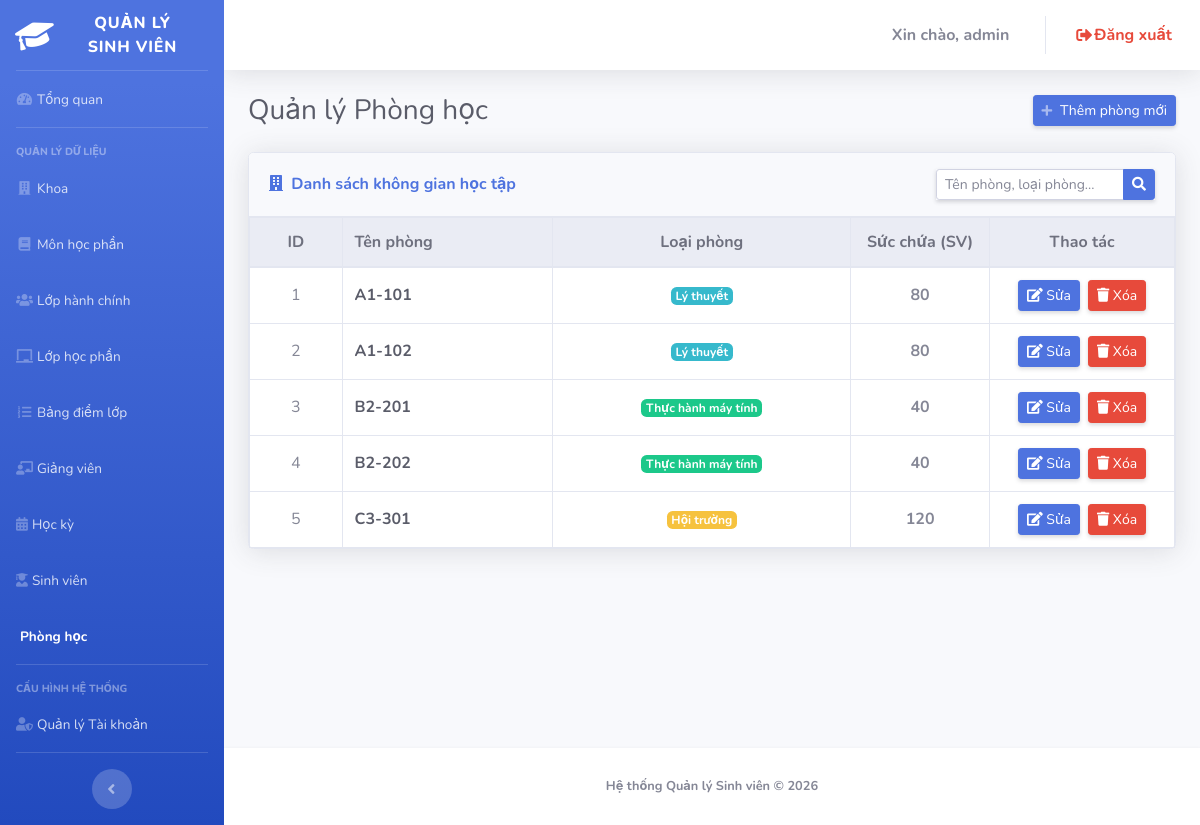
Page /admin/index.php?page=rooms (signed in) on the earlier database version.
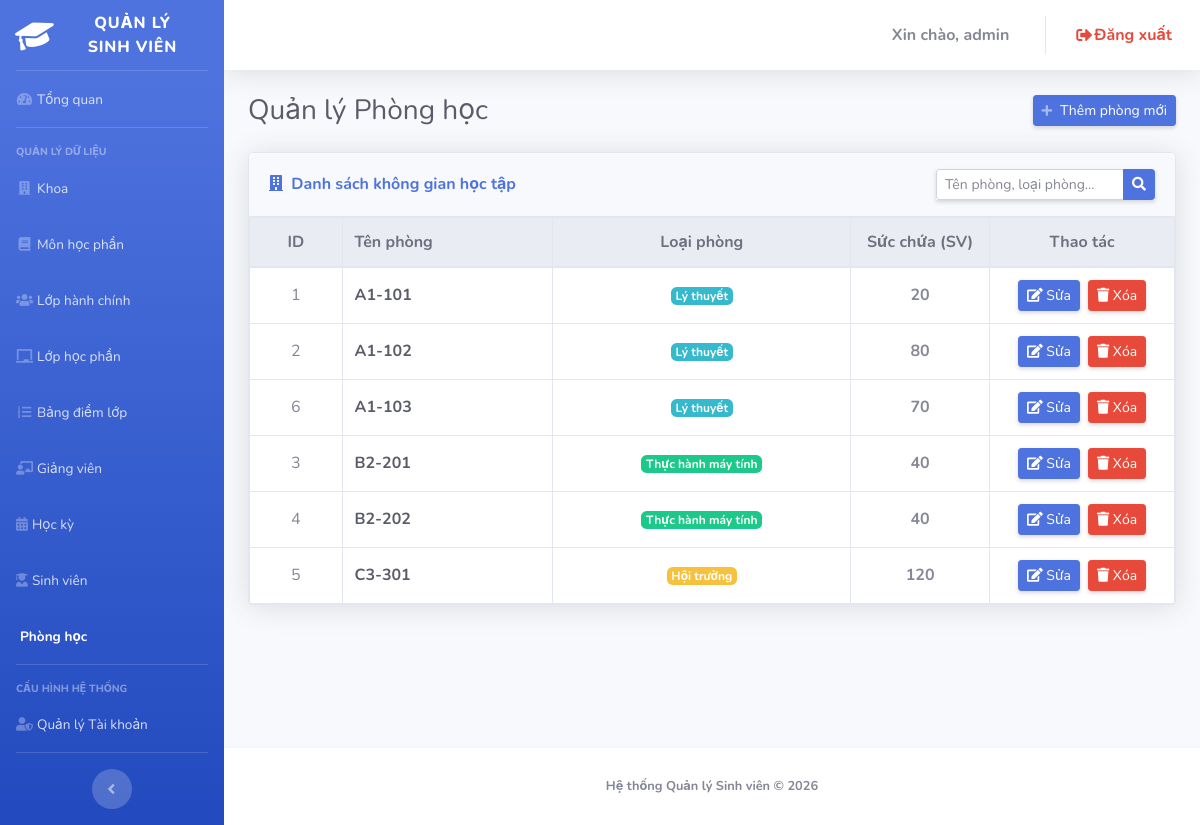
Same page on the later database version.
### tables this page shows
CREATE TABLE
  `rooms` (
    `room_id` int (11) NOT NULL,
    `room_name` varchar(50) NOT NULL,
    `capacity` int (11) NOT NULL DEFAULT 50,
    `room_type` varchar(50) DEFAULT 'Lý thuyết'
  );

### admin/rooms.php (the view, shortened to what this page needs)
<?php
$keyword = trim($_GET['keyword'] ?? '');
$sql = "SELECT * FROM rooms WHERE 1=1";
$params = [];
$sql .= " ORDER BY room_name ASC";
$stmt = $pdo->prepare($sql);
$stmt->execute($params);
$rooms = $stmt->fetchAll();
?>
<div class="d-sm-flex align-items-center justify-content-between mb-4">
    <h1 class="h3 mb-0 text-gray-800">Quản lý Phòng học</h1>
    <button class="d-none d-sm-inline-block btn btn-sm btn-primary shadow-sm" data-toggle="modal"
        data-target="#addRoomModal">
        <i class="fas fa-plus fa-sm text-white-50 mr-1"></i> Thêm phòng mới
    </button>
</div>
<div class="card shadow mb-4">
    <div class="card-header py-3 d-flex flex-column flex-lg-row align-items-lg-center justify-content-between bg-light">
        <h6 class="m-0 font-weight-bold text-primary mb-2 mb-lg-0"><i class="fas fa-building mr-1"></i> Danh sách không
            gian học tập</h6>
        <form method="GET" action="index.php" class="form-inline mb-0">
            <div class="input-group input-group-sm shadow-sm">
                <input type="text" name="keyword" class="form-control" placeholder="Tên phòng, loại phòng..."
                    value="<?= htmlspecialchars($keyword) ?>">
                <div class="input-group-append">
                    <button class="btn btn-primary" type="submit"><i class="fas fa-search"></i></button>
                </div>
            </div>
        </form>
    </div>
    <div class="card-body p-0">
        <div class="table-responsive">
            <table class="table table-bordered table-hover align-middle mb-0 text-center" width="100%">
                <thead class="thead-light">
                    <tr>
                        <th width="10%">ID</th>
                        <th class="text-left">Tên phòng</th>
                        <th>Loại phòng</th>
                        <th width="15%">Sức chứa (SV)</th>
                        <th width="20%">Thao tác</th>
                    </tr>
                </thead>
                <tbody>
                    <?php if (empty($rooms)): ?>
                        <tr>
                            <td colspan="5" class="py-5 text-muted">Không tìm thấy phòng học nào phù hợp.</td>
                        </tr>
                    <?php else: ?>
                        <?php foreach ($rooms as $r): ?>
                            <tr>
                                <td class="align-middle">
                                    <?= $r['room_id'] ?>
                                </td>
                                <td class="text-left font-weight-bold text-dark align-middle">
                                    <?= htmlspecialchars($r['room_name']) ?>
                                </td>
                                <td class="align-middle">
                                    <span
                                        class="badge badge-<?= $r['room_type'] === 'Lý thuyết' ? 'info' : ($r['room_type'] === 'Hội trường' ? 'warning' : 'success') ?>">
                                        <?= htmlspecialchars($r['room_type']) ?>
                                    </span>
                                </td>
                                <td class="align-middle font-weight-bold">
                                    <?= $r['capacity'] ?>
                                </td>
                                <td class="align-middle">
                                    <div class="d-flex justify-content-center">
                                        <button type="button" class="btn btn-sm btn-primary shadow-sm mr-2" data-toggle="modal"
                                            data-target="#editRoomModal<?= $r['room_id'] ?>">
                                            <i class="fas fa-edit"></i> Sửa
                                        </button>
                                        <form method="POST" action="index.php?page=rooms"
                                            onsubmit="return confirm('Bạn có chắc chắn muốn xóa phòng <?= htmlspecialchars($r['room_name']) ?> không?');"
                                            class="mb-0">
                                            <button type="submit" class="btn btn-sm btn-danger shadow-sm">
                                                <i class="fas fa-trash"></i> Xóa
                                            </button>
                                        </form>
                                    </div>
                                </td>
                            </tr>
                        <?php endforeach; ?>
                    <?php endif; ?>
                </tbody>
            </table>
        </div>
    </div>
</div>

Differences in the rows shown:
changed rooms id 1: capacity "80" → "20"
added rooms: room_id "6", room_name "A1-103", room_type "Lý thuyết", capacity "70"
